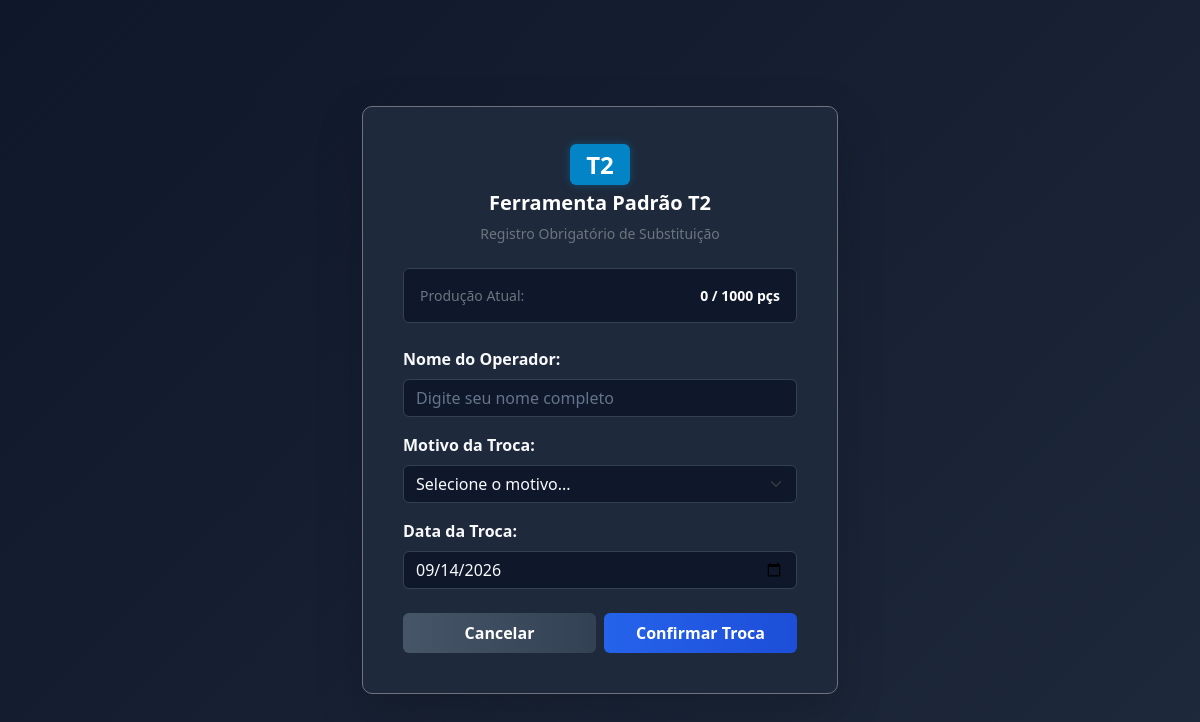
The page /trocar_ferramenta/T2 on the database its author committed.
### tables this page shows
CREATE TABLE ferramentas (
            posicao TEXT PRIMARY KEY,
            nome TEXT NOT NULL,
            pecas_produzidas INTEGER DEFAULT 0,
            vida_util_limite INTEGER DEFAULT 1000
        );

### routes/operador.py (the view, shortened to what this page needs)
@operador_bp.route('/trocar_ferramenta/<posicao>', methods=['GET', 'POST'])
def trocar_ferramenta(posicao):
    conn = get_db_connection()
    ferramenta = conn.execute('SELECT * FROM ferramentas WHERE posicao = ?', (posicao,)).fetchone()
    if not ferramenta:
        conn.close()
        flash('Ferramenta não encontrada.', 'erro')
        return redirect(url_for('operador.index'))
    conn.close()
    return render_template('trocar.html', ferramenta=ferramenta)

### database.py (called while the page is built)
def get_db_connection():
    conn = sqlite3.connect('banco.db')
    conn.row_factory = sqlite3.Row
    conn.execute('PRAGMA foreign_keys = ON')
    return conn

### templates/trocar.html (shortened to what this page needs)
<!DOCTYPE html>
<html lang="pt-BR">
<head>
    <link rel="stylesheet" href="https://cdn.jsdelivr.net/npm/bootstrap@5.3.0/dist/css/bootstrap.min.css">
    <link rel="stylesheet" href="{{ url_for('static', filename='css/style.css') }}">
</head>
<body class="d-flex align-items-center justify-content-center" style="min-height: 100vh; margin: 0;">
    <div class="container" style="max-width: 500px;">
        <div class="card card-custom p-4 shadow-lg border-secondary">
            <div class="card-body">
                <div class="text-center mb-4">
                    <span class="badge-posicao fs-4 px-3 py-1 mb-2">{{ ferramenta.posicao }}</span>
                    <h3 class="fw-bold text-white h5 mt-2">{{ ferramenta.nome }}</h3>
                    <p class="text-secondary small">Registro Obrigatório de Substituição</p>
                </div>
                <div class="p-3 rounded mb-4" style="background-color: #0f172a; border: 1px solid #334155;">
                    <div class="d-flex justify-content-between text-secondary small">
                        <span>Produção Atual:</span>
                        <span class="text-white fw-bold">{{ ferramenta.pecas_produzidas }} / {{ ferramenta.vida_util_limite }} pçs</span>
                    </div>
                </div>
                <form action="{{ url_for('operador.trocar_ferramenta', posicao=ferramenta.posicao) }}" method="POST">
                    <div class="mb-3">
                        <label class="form-label fw-semibold text-light">Nome do Operador:</label>
                        <input type="text" name="operador" class="form-control" required placeholder="Digite seu nome completo">
                    </div>
                    <div class="mb-3">
                        <label class="form-label fw-semibold text-light">Motivo da Troca:</label>
                        <select name="motivo" class="form-select" required>
                            <option value="" disabled selected>Selecione o motivo...</option>
                        </select>
                    </div>
                    <div class="mb-4">
                        <label class="form-label fw-semibold text-light">Data da Troca:</label>
                        <input type="date" name="data" class="form-control" required id="inputData">
                    </div>
                    <div class="d-flex gap-2">
                        <a href="{{ url_for('operador.index') }}" class="btn btn-slate w-50 py-2">Cancelar</a>
                        <button type="submit" class="btn btn-blue w-50 py-2 fw-bold">Confirmar Troca</button>
                    </div>
                </form>
            </div>
        </div>
    </div>
</body>
</html>

### static/css/style.css (style rules this page uses)
body { background: linear-gradient(135deg, #0f172a 0%, #1e293b 100%); color: #f8fafc; min-height: 100vh; font-family: 'Segoe UI', Tahoma, Geneva, Verdana, sans-serif; }
.card-custom { background-color: #1e293b; border: 1px solid #334155; border-radius: 10px; box-shadow: 0 10px 25px rgba(0, 0, 0, 0.3); backdrop-filter: blur(10px); }
.form-control, .form-select { background-color: #0f172a; border: 1px solid #334155; color: #f8fafc; }
.form-control::placeholder { color: #64748b; }
.btn-blue { background: linear-gradient(90deg, #2563eb 0%, #1d4ed8 100%); border: none; color: #ffffff; font-weight: 600; transition: all 0.3s ease; }
.btn-slate { background: linear-gradient(90deg, #475569 0%, #334155 100%); border: none; color: #ffffff; font-weight: 600; transition: all 0.3s ease; }
.badge-posicao { background-color: #0284c7; color: #ffffff; font-weight: 700; padding: 6px 12px; border-radius: 6px; box-shadow: 0 0 8px rgba(2, 132, 199, 0.4); }

### rows shown on the page
ferramentas: posicao "T2", nome "Ferramenta Padrão T2", pecas_produzidas "0", vida_util_limite "1000"
